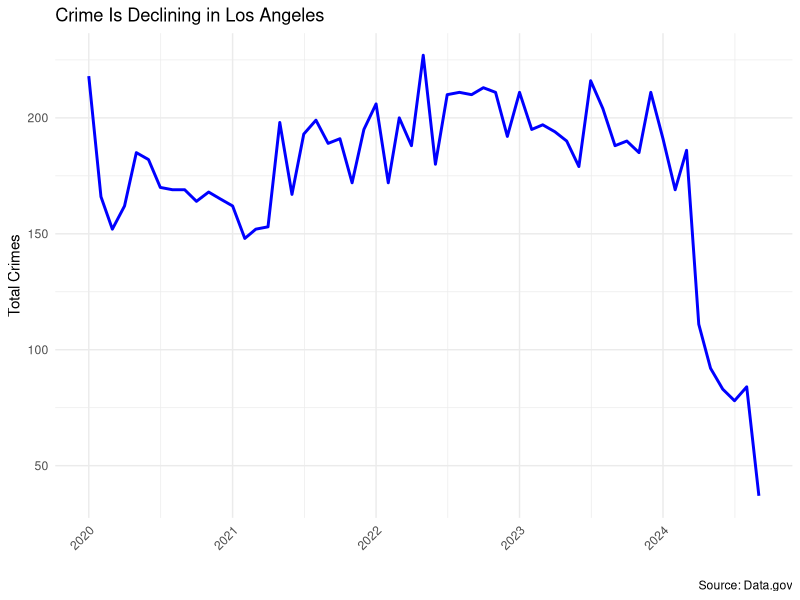
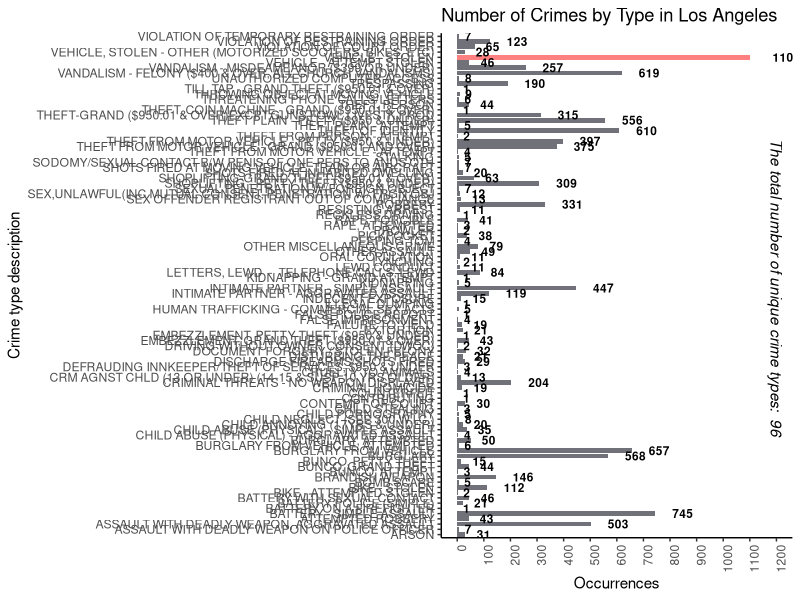
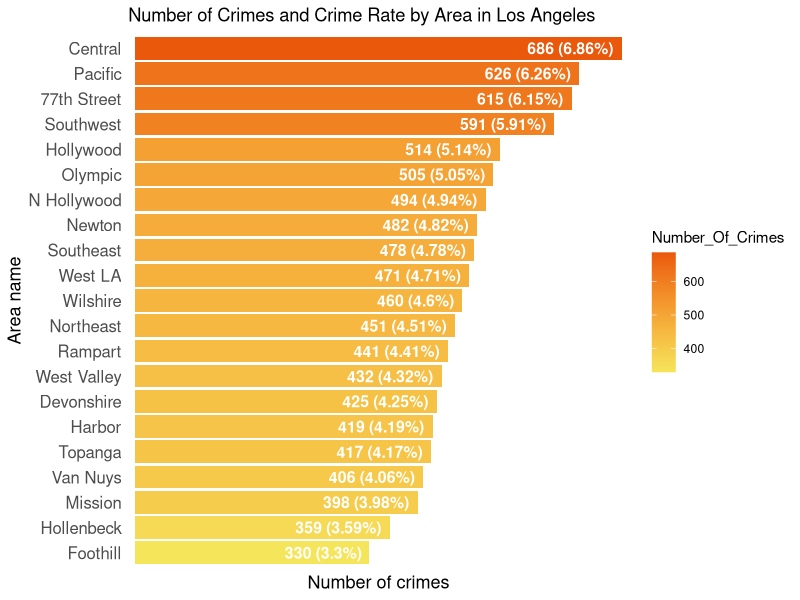
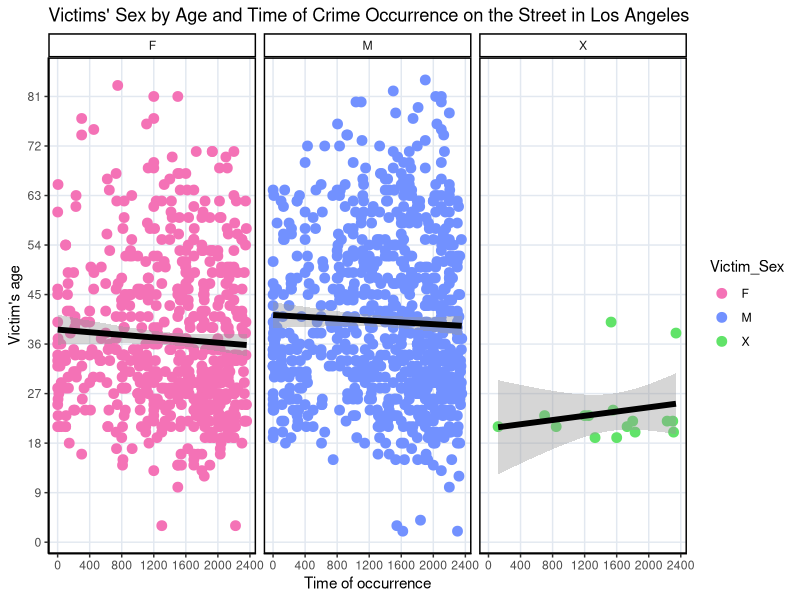

These charts were generated, in order, by the following R code:
# Assignment 1: Exploring Crime Data in Los Angeles ----

# In this assignment, you'll be exploring a data set containing information
# about crimes in Los Angeles. The goal is to analyze and summarize key aspects
# of the data to better understand crime patterns.

# Start with a few simple ideas:

#1) What are the unique crimes happening in LA?
#2) Which type of crime is occurring the most?
#3) Which neighborhoods are experiencing the highest crime rates?
#4) Create 3 visuals from the data. Keep in mind the best practices we learned from
#Tufte and Berinato. Make sure all your graphs are customized.

# Deliverables:
# An R Script file.
# Screenshots of your graphs with a brief description of what you created. In your document 
# attach your visual with the caption explain what you accomplished with each chart.  

# Note: Each graph must have at least 4 modifications (more is better :) ) from the default settings to 
# receive full credit. You can include elements such as color, labels, axis names, titles, captions, or even remove
# unnecessary elements to enhance clarity. Be creative and ensure your graphs are informative
# and appealing.

# Helpful Reading Resources:

#Data Visualization: A Practical Introduction by Kieran Healy https://socviz.co/
#Chapter 3: Make a plot and
#Chapter 4: Show the right numbers



# Section 1: Read in required packages and libraries needed ----

# install.packages("tidyverse")
# install.packages("ggplot2")
# install.packages("dplyr")
# install.packages("readr")

library(tidyverse)
library(ggplot2)
library(dplyr)
library(readr)



# Section 2: Load data, review data, and format ----
crime_tbl <- read.csv("crime_data.csv")

# Check for for NAs in entire dataset
any(is.na(crime_tbl))

# Remove Nas from data
crime_tbl <- na.omit(crime_tbl)

# sanity check
is.na(crime_tbl)

# see column names
names(crime_tbl)

# rename columns for ease
crime_tbl <- crime_tbl %>%
  rename(
    "Report_Number"          = DR_NO,              
    "Date_of_Occurrence"     = DATE.OCC,       
    "Time_of_Occurrence"     = TIME.OCC,     
    "Crime_Code_Description" = Crm.Cd.Desc,
    "Crime_Code"             = Crm.Cd,  
    "Premise_Description"    = Premis.Desc,
    "Premise_Code"           = Premis.Cd,
    "Victim_Race"            = Vict.Descent,
    "Victim_Sex"             = Vict.Sex,
    "Victim_Age"             = Vict.Age,    
    "Neighborhood"           = AREA.NAME,
    "Neighborhood_Code"      = AREA,  
  )

# Convert date column "Date_of_Occurrence" to just date since we already have a time column 
crime_tbl$Date_of_Occurrence <- as.Date(crime_tbl$Date_of_Occurrence, format = "%m/%d/%Y")

# Sanity reformatted column
head(crime_tbl)



# Section 3: Wrangling crime data ----
# Data Manipulation

# Aggregate data by month
crime_by_month <- crime_tbl %>%
  mutate(Month = format(Date_of_Occurrence, "%Y-%m")) %>%
  group_by(Month) %>% # Group crimes by month
  summarise(Total_Crimes = n()) # n() counts the number of rows in each group, how many times each type of crime occurs.

# Convert Month back to Date to prepare date for plotting
crime_by_month$Month <- as.Date(paste0(crime_by_month$Month, "-01"))

# Create Line Chart showing total crimes per month ----
ggplot(crime_by_month, aes(x = Month, y = Total_Crimes)) +
  
  # Canvas
  geom_line(color = "blue", linewidth = 1) +  # Line plot for trend
  #geom_point(color = "red", size = 2) +  # Add points for emphasis
  theme_minimal() +
  labs(title = "Crime Is Declining in Los Angeles",
       caption = "Source: Data.gov",
       x = "",
       y = "Total Crimes") +
  theme(axis.text.x = element_text(angle = 45, hjust = 1))

# 1) What are the unique crimes happening in LA?
unique_crime_types <- unique(crime_tbl$Crime_Code_Description)
number_of_unique_crime_types <- length(unique_crime_types)
number_of_unique_crime_types

# 2) Which type of crime is occurring the most?
# Get the occurrences of each crime type
crime_type_occurrences <- crime_tbl %>%
  group_by(Crime_Code_Description) %>%
  summarise(Occurrences = n())

# Find the max occurrence
most_occurring_crime <- crime_type_occurrences[
  which.max(crime_type_occurrences$Occurrences), 
]
most_occurring_crime

# 3) Which neighborhoods area experiencing the highest crime rates?
total_number_of_crimes <- nrow(crime_tbl)

number_of_crimes_by_area <- crime_tbl %>%
  group_by(Neighborhood) %>%
  summarise(Number_Of_Crimes = n())

number_of_crimes_by_area$Rate <- number_of_crimes_by_area$Number_Of_Crimes / 
  total_number_of_crimes * 100

highest_crime_rate_area <- number_of_crimes_by_area[
  which.max(number_of_crimes_by_area$Rate),
]
highest_crime_rate_area

# 4) Graphs
# 1. [For questions 1 & 2] Use a bar chart to display the number of occurrences 
# by each unique crime type.

# Short description: This bar chart shows the number of occurrences for each of 
# the 96 unique crime types in Los Angeles, with 'Vehicle - Stolen' being the 
# most frequent with 1,101 occurrences. The color gradient transitions from red 
# to yellow, indicating from high to low in the number of occurrences.

# Set variables
lowest_number_of_crimes <- 0
highest_number_of_crimes <- 1200
number_interval <- 100
annotation_label <- paste(
  "The total number of unique crime types: ", 
  number_of_unique_crime_types
)
annotation_x_position <- highest_number_of_crimes
annotation_y_position <- number_of_unique_crime_types / 2

# Chart
ggplot(
  crime_type_occurrences,
  aes(x = Occurrences, y = Crime_Code_Description)
) +
  geom_col(
    aes(fill = ifelse(Occurrences == max(Occurrences), "#ff8081", "#71717a"))
  ) +
  scale_fill_identity() +
  geom_text(
    aes(label = Occurrences),
    hjust = -0.8,
    vjust = 0.5,
    fontface = "bold",
    size = 3
  ) +
  scale_x_continuous(breaks = seq(
    lowest_number_of_crimes,
    highest_number_of_crimes,
    number_interval)
  ) +
  labs(
    title = "Number of Crimes by Type in Los Angeles",
    y = "Crime type description"
  ) +
  annotate(
    "text",
    x = annotation_x_position,
    y = annotation_y_position,
    label = annotation_label,
    vjust = 0.5,
    angle = -90,
    fontface = "italic"
  ) +
  theme_classic() +
  theme(axis.text.x = element_text(angle = 90, hjust = 1))

# Modifications
# - Used geom_col() to display the data by columns, with a condition to fill 
# the highest column in red, other columns are in gray.
# - Used geom_text() to add the number of occurrences above each column with 
# some padding. The text is set to bold with a font size of 3.1.
# - Used labs() to add a title to the chart and label the x-axis (the y-axis 
# retains its default label).
# - Used annotate() to add an annotation label indicating that there are 
# 96 unique crimes, and positioned it at the top center of the chart panel.
# - Used theme_classic() to apply the classic theme.
# - Used theme() to rotate the texts on the x-axis by 90 degrees and align them 
# to the top.
# - Used scale_y_continuous() to adjust the scale of the y-axis, from 0-1250 
# (the default range) to 0-1200 and set the interval at 100.


# 2. [For questions 3] Use a horizontal bar chart to show the number of crimes 
# by area.

# Short description: This horizontal bar chart shows the number of crimes and 
# crime rates by area in Los Angeles. Central is a dangerous area having the 
# highest crime rate at about 6.86%. Besides, the colors range from light to 
# dark purple, where darker shades mean higher crime rates, and lighter shades 
# mean lower crime rates.

# Chart
ggplot(
  number_of_crimes_by_area,
  aes(
    x = reorder(Neighborhood, Number_Of_Crimes),
    y = Number_Of_Crimes,
    fill = Number_Of_Crimes
  )
) +
  geom_col() +
  geom_text(
    aes(label = paste(
      Number_Of_Crimes, " (", round(Rate, digits = 2), "%)", sep = "")
    ),
    hjust = 1.1,
    fontface = "bold",
    size = 4,
    color = "white"
  ) +
  scale_y_continuous(expand = expansion(add = 10)) +
  scale_fill_gradient(low = "#f5e55b", high = "#ea580c") +
  labs(
    title = "Number of Crimes and Crime Rate by Area in Los Angeles",
    x = "Area name",
    y= "Number of crimes"
  ) +
  theme_classic() +
  theme(
    axis.title.x = element_text(size = 13),
    axis.title.y = element_text(size = 13),
    axis.text.x = element_blank(),
    axis.text.y = element_text(size = 12),
    axis.ticks = element_blank(),
    axis.line = element_blank()
  ) +
  coord_flip()

# Modifications
# - Used reorder() to sort the data in descending order by the number of crimes.
# - Used geom_col() to display the data by columns.
# - Used geom_text() to show the number of crimes and their percentage 
# (rounded to two decimals) inside each column. The texts are set to bold with 
# a font size of 4 and white color.
# - Used scale_y_continuous() to add padding between the y-axis and the columns.
# - Used scale_fill_gradient() to fill the columns, with higher occurrences 
# being represented by red, and lower occurrences being represented by yellow.
# - Used labs() to add a title to the chart and label the x and y axes.
# - Used theme_classic() to apply the classic theme.
# - Used theme() to change the font size of the titles on the x and y axes. 
# Additionally, hid the text on the x-axis, as well as the axes and ticks.
# - Used coord_flip() to display the chart horizontally.


# 3. Find the premise where the most crimes occurred, then analyze the 
# relationship between the age of the victims and the time of occurrence.

# The chart shows the relationship between the victims' ages and the times when 
# crimes happened on the street, the most common location in Los Angeles. For 
# both genders, 'F' and 'M,' the victims tend to be younger as it gets later in 
# the day. In contrast, for gender 'X,' the victims are older as the time 
# progresses.

# Get the premise with the highest number of crimes 
top_premise <- crime_tbl %>%
  group_by(Premise_Description) %>%
  summarise(Total_Crimes = n()) %>%
  arrange(desc(Total_Crimes)) %>%
  slice(1)
# result: STREET

# Select specific columns and filter data
cleaned_data_by_most_frequent_premise <- crime_tbl %>%
  select(Time_of_Occurrence, Premise_Description, Victim_Sex, Victim_Age) %>%
  filter(
    Victim_Age > 0, 
    Victim_Sex != "",
    Time_of_Occurrence >= 0,
    Premise_Description %in% top_premise$Premise_Description
  )

# Set variables
new_born <- 0
old_age <- 99
age_interval <- 9
early_morning_time <- 0
midnight_time <- 2400
time_interval <- 400
annotate_fill_bg <- "#FB67FF"

ggplot(
  cleaned_data_by_most_frequent_premise,
  aes(x = Time_of_Occurrence,
      y = Victim_Age,
      color = Victim_Sex)
) +
  geom_point(size=3) +
  geom_smooth(method = "lm", se = TRUE, color = "black", size = 2) +
  scale_x_continuous(breaks = seq(
    early_morning_time,
    midnight_time,
    time_interval)
  ) +
  scale_y_continuous(breaks = seq(new_born, old_age, age_interval)) +
  scale_colour_manual(values = c(
    "F" = "#f472b6",
    "M" = "#7291FF",
    "X" = "#61E369")
  ) +
  facet_grid(cols = vars(Victim_Sex)) +
  labs(
    title = paste(
      "Victims' Sex by Age and Time of Crime Occurrence on the Street",
      "in Los Angeles"),
    x = "Time of occurrence",
    y = "Victim's age",
  ) +
  theme_classic() +
  theme(
    panel.grid.major = element_line(
      color = "#e2e8f0",
      size = 0.5,
      linetype = 1
    ),
    panel.border = element_rect(color = "black", fill = NA, linewidth = 1)
  )

# Modifications
# - Used geom_point() to display points and set the size of the points to 3.
# - Used geom_smooth() to show the linear regression line, set the color of 
# the line to black, and set the line width to 2.5.
# - Used scale_x_continuous() and scale_y_continuous() to adjust the scale range 
# and interval on the x-axis and y-axis, respectively.
# - Used scale_colour_manual() to apply a unique color to each victim's sex.
# - Used facet_grid() to view different scatterplots based on victims' sex.
# - Used labs() to add a title to the chart and label the axes.
# - Used theme_classic() to apply the classic theme.
# - Used theme() to change the grid color and add a border to the chart panel.
